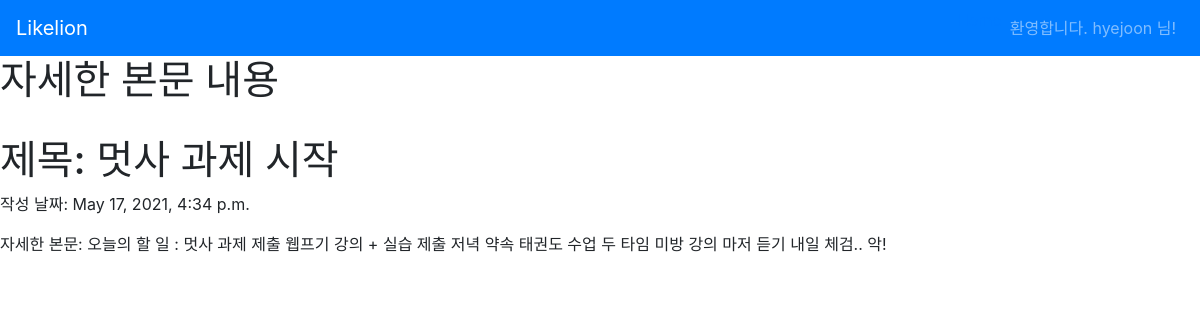
Page /diary/1 (signed in) on the committed database.
### diaryapp/models.py (models this page shows, shortened)
class Diary(models.Model):
    title = models.CharField(max_length=200)
    pub_date = models.DateTimeField('data published')
    body = models.TextField()

### diaryapp/views.py (the view)
# urls.py: path('diary/<int:diary_id>', diaryapp.views.detail, name="detail"),
def detail(request, diary_id):
    diary_detail = get_object_or_404(Diary, pk = diary_id)
    return render(request, 'detail.html', {'diary' : diary_detail})

### diaryapp/templates/detail.html (shortened to what this page needs)
{% extends 'base.html' %}
{% block content %}
<h1>자세한 본문 내용</h1>
<h1>제목: {{diary.title}}</h1>
<p>작성 날짜: {{diary.pub_date}}</p>
<p>자세한 본문: {{diary.body}}</p>
{% endblock %}

### diaryapp/templates/base.html (shortened to what this page needs)
{% load bootstrap4 %}
{% bootstrap_css %}
<nav class="navbar navbar-expand-lg navbar-dark bg-primary">
<a class="navbar-brand" href="{% url 'home' %}">Likelion</a>
<div class="collapse navbar-collapse" id="navbarNav">
<ul class="navbar-nav ml-auto">
<li class="nav-item">
<a class="nav-item navlink" href="{% url 'home' %}">Home</span></a>
</li>
{% if user.is_authenticated %}
<li class="nav-item dropdown">
<a class="nav-link dropdowntoggle" id="navbarDropdown" role="button" data-toggle="dropdown"
aria-haspopup="true" ariaexpanded="false">환영합니다. {{ user.username }} 님!</a>
</li>
{% endif %}
</ul>
</div></nav>
{% block content %}
{% endblock %}

### rows in the picture
Diary: title "멋사 과제 시작", pub_date "May 17, 2021, 4:34 p.m.", body "오늘의 할 일 : 멋사 과제 제출 웹프기 강의 + 실습 제출 저녁 약속 태권도 수업 두 타임 미방 강의 마저 듣기 내일 체검.. 악!"

### other values in the picture
{{ user.username }} "hyejoon"
